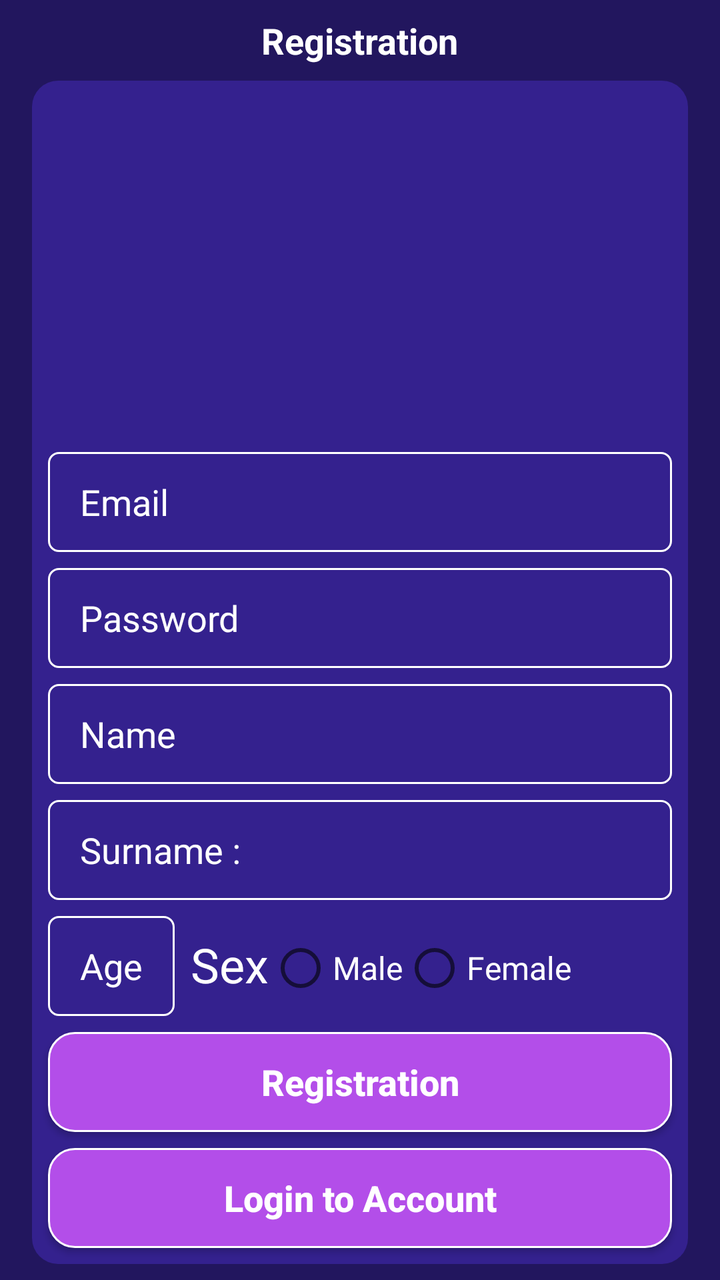
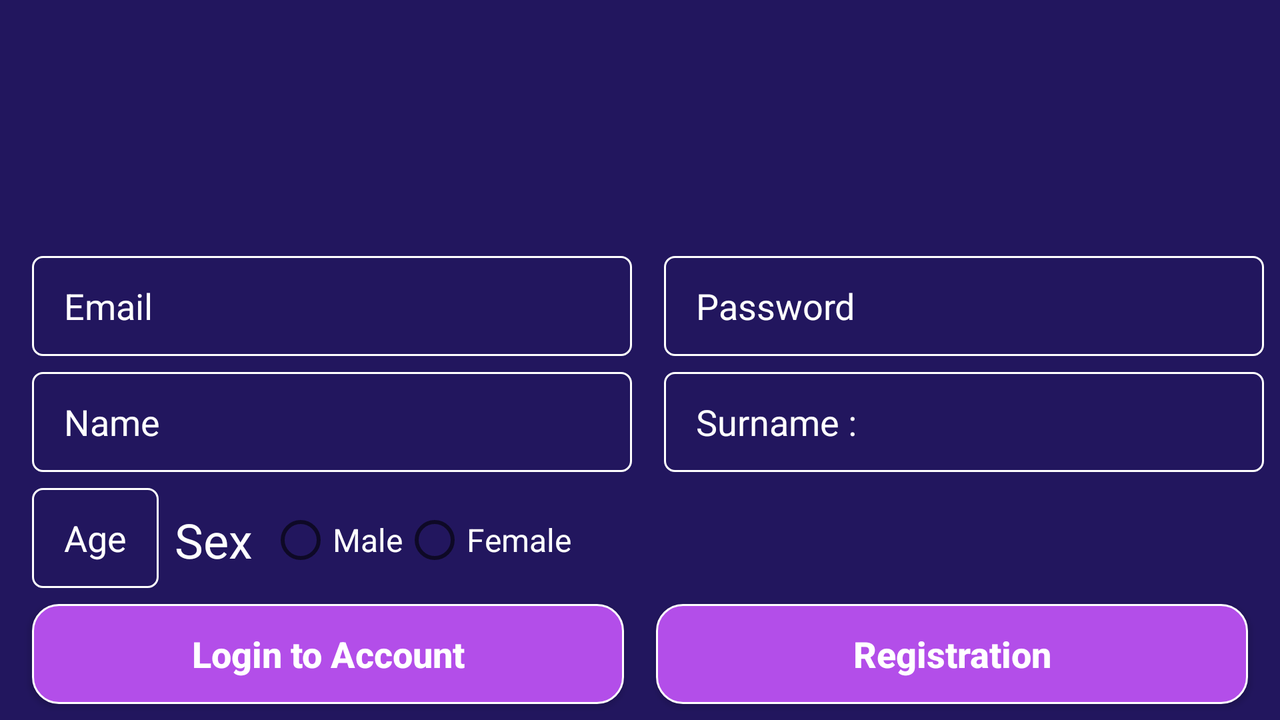

The same Android screen from two of the app's own layout files: first res/layout/ as a phone draws it, then the repository's variant for another configuration, drawn on a device whose configuration selects that folder. Both files follow.
<!-- AndroidManifest.xml: application theme AppTheme -->
<!-- res/layout/fragment_registration.xml -->
<?xml version="1.0" encoding="utf-8"?>
<RelativeLayout xmlns:android="http://schemas.android.com/apk/res/android"
    android:layout_width="match_parent"
    android:layout_height="match_parent"
    android:background="@color/blueBackground">

    <TextView
        android:id="@+id/registration_text_view_fragment_registration"
        android:layout_width="wrap_content"
        android:layout_height="wrap_content"
        android:layout_centerHorizontal="true"
        android:layout_marginTop="8dp"
        android:text="@string/registration"
        android:textColor="@color/colorWhite"
        android:textSize="18sp"
        android:textStyle="bold" />

    <RelativeLayout
        android:layout_width="match_parent"
        android:layout_height="match_parent"
        android:layout_below="@id/registration_text_view_fragment_registration"
        android:layout_marginStart="16dp"
        android:layout_marginTop="8dp"
        android:layout_marginEnd="16dp"
        android:layout_marginBottom="8dp"
        android:background="@drawable/shape_round_corners_sign_up">

        <EditText
            android:id="@+id/email_edit_text_fragment_registration"
            style="@style/styleForEditText"
            android:layout_above="@+id/password_edit_text_fragment_registration"
            android:layout_marginBottom="8dp"
            android:background="@drawable/shape_edit_text_login"
            android:hint="@string/email" />

        <EditText
            android:id="@+id/password_edit_text_fragment_registration"
            style="@style/styleForEditText"
            android:layout_above="@+id/name_edit_text_fragment_registration"
            android:layout_marginBottom="8dp"
            android:background="@drawable/shape_edit_text_login"
            android:inputType="textPassword"
            android:hint="@string/password" />

        <EditText
            android:id="@+id/name_edit_text_fragment_registration"
            style="@style/styleForEditText"
            android:layout_above="@+id/surname_edit_text_fragment_registration"
            android:layout_marginBottom="8dp"
            android:background="@drawable/shape_edit_text_login"
            android:hint="Name" />


        <EditText
            android:id="@+id/surname_edit_text_fragment_registration"
            style="@style/styleForEditText"
            android:layout_above="@+id/age_edit_text_fragment_registration"
            android:layout_marginBottom="8dp"
            android:background="@drawable/shape_edit_text_login"
            android:hint="@string/surname" />

        <EditText
            android:id="@+id/age_edit_text_fragment_registration"
            style="@style/styleForEditText"
            android:layout_width="wrap_content"
            android:layout_above="@id/sign_up_button_fragment_registration"
            android:layout_marginBottom="8dp"
            android:background="@drawable/shape_edit_text_login"
            android:hint="Age"
            android:maxLength="3"
            android:inputType="number"
            android:paddingEnd="16dp" />

        <TextView
            android:id="@+id/sex_text_view_fragment_registration"
            style="@style/styleForTextView"
            android:layout_below="@id/surname_edit_text_fragment_registration"
            android:layout_toEndOf="@id/age_edit_text_fragment_registration"
            android:text="Sex" />

        <RadioGroup
            android:layout_width="wrap_content"
            android:layout_height="wrap_content"
            android:orientation="horizontal"
            android:layout_toEndOf="@id/sex_text_view_fragment_registration"
            android:layout_below="@id/surname_edit_text_fragment_registration">

            <RadioButton
                android:id="@+id/male_radio_button_fragment_registration"
                android:layout_width="wrap_content"
                android:layout_height="wrap_content"
                android:layout_marginTop="10dp"
                android:text="Male"
                android:layout_weight="1"
                android:textColor="@color/colorWhite"
                android:textSize="16sp" />

            <RadioButton
                android:id="@+id/female_radio_button_fragment_registration"
                android:layout_width="wrap_content"
                android:layout_height="wrap_content"
                android:layout_marginTop="10dp"
                android:layout_weight="1"
                android:text="Female"
                android:textColor="@color/colorWhite"
                android:textSize="16sp" />
        </RadioGroup>

        <Button
            android:id="@+id/sign_up_button_fragment_registration"
            style="@style/styleForButton"
            android:layout_above="@id/sign_in_button_fragment_registration"
            android:layout_marginBottom="8dp"
            android:text="@string/registration" />

        <Button
            android:id="@+id/sign_in_button_fragment_registration"
            style="@style/styleForButton"
            android:layout_alignParentBottom="true"
            android:layout_marginBottom="8dp"
            android:text="@string/login_to_account" />
    </RelativeLayout>

</RelativeLayout>
<!-- resources referenced by this layout -->
<resources>
  <color name="blueBackground">#22165E</color>
  <color name="colorWhite">#FFFFFF</color>
  <!-- drawable shape_edit_text_login (drawable-v24) -->
  <?xml version="1.0" encoding="utf-8"?>
  <selector xmlns:android="http://schemas.android.com/apk/res/android">
      <item>
          <shape>
              <corners android:radius="5dp"/>
              <stroke android:width="1dp"
                  android:color="@color/colorWhite"/>
          </shape>
      </item>
  </selector>
  <!-- drawable shape_round_corners_sign_up (drawable-v24) -->
  <?xml version="1.0" encoding="utf-8"?>
  <selector xmlns:android="http://schemas.android.com/apk/res/android">
      <item>
          <shape>
              <solid android:color="@color/lessBlue"/>
              <corners android:radius="13dp"/>
          </shape>
      </item>
  </selector>
  <string name="email">Email</string>
  <string name="login_to_account">Login to Account</string>
  <string name="password">Password</string>
  <string name="registration">Registration</string>
  <string name="surname">Surname :</string>
  <style name="styleForButton">
          <item name="android:layout_width">match_parent</item>
          <item name="android:layout_height">50dp</item>
          <item name="android:background">@drawable/shape_button</item>
          <item name="android:layout_marginStart">8dp</item>
          <item name="android:layout_marginEnd">8dp</item>
          <item name="android:textColor">@color/colorWhite</item>
          <item name="android:textStyle">bold</item>
          <item name="android:textSize">18sp</item>
          <item name="android:textAllCaps">false</item>
      </style>
  <style name="styleForEditText">
          <item name="android:layout_width">match_parent</item>
          <item name="android:layout_height">50dp</item>
          <item name="android:layout_marginStart">8dp</item>
          <item name="android:layout_marginEnd">8dp</item>
          <item name="android:textColorHint">@color/colorWhite</item>
          <item name="android:textColor">@color/colorWhite</item>
          <item name="android:paddingLeft">16dp</item>
      </style>
  <style name="styleForTextView">
          <item name="android:layout_width">wrap_content</item>
          <item name="android:layout_height">wrap_content</item>
          <item name="android:textSize">24sp</item>
          <item name="android:textColor">@color/colorWhite</item>
          <item name="android:layout_marginTop">8dp</item>
      </style>
  <style name="AppTheme" parent="Theme.AppCompat.Light.DarkActionBar">
          
          <item name="colorPrimary">@color/colorPrimary</item>
          <item name="colorPrimaryDark">@color/colorPrimaryDark</item>
          <item name="colorAccent">@color/colorAccent</item>
      </style>
  <color name="lessBlue">#34218E</color>
  <!-- drawable shape_button (drawable-v24) -->
  <?xml version="1.0" encoding="utf-8"?>
  <selector xmlns:android="http://schemas.android.com/apk/res/android">
      <item>
          <shape>
              <solid android:color="@color/purple"/>
              <corners android:radius="13dp"/>
              <stroke android:width="1dp"
                  android:color="@color/colorWhite"/>
          </shape>
      </item>
  </selector>
  <color name="colorPrimary">#34218E</color>
  <color name="colorPrimaryDark">#34218E</color>
  <color name="colorAccent">#D81B60</color>
  <color name="purple">#B34EE9</color>
</resources>
<!-- res/layout-land/fragment_registration.xml (the repository's variant of the layout above) -->
<!-- drawn on the phone turned sideways -->
<?xml version="1.0" encoding="utf-8"?>
<android.support.constraint.ConstraintLayout xmlns:android="http://schemas.android.com/apk/res/android"
    xmlns:app="http://schemas.android.com/apk/res-auto"
    xmlns:tools="http://schemas.android.com/tools"
    android:layout_width="match_parent"
    android:layout_height="match_parent"
    android:background="@color/blueBackground">


    <EditText
        android:id="@+id/email_edit_text_fragment_registration"
        style="@style/styleForEditText"
        android:layout_width="0dp"
        android:layout_above="@+id/password_edit_text_fragment_registration"
        android:layout_marginStart="16dp"
        android:layout_marginBottom="8dp"
        android:background="@drawable/shape_edit_text_login"
        android:hint="@string/email"
        app:layout_constraintBottom_toTopOf="@+id/name_edit_text_fragment_registration"
        app:layout_constraintEnd_toStartOf="@+id/password_edit_text_fragment_registration"
        app:layout_constraintHorizontal_bias="0.5"
        app:layout_constraintStart_toStartOf="parent" />

    <EditText
        android:id="@+id/password_edit_text_fragment_registration"
        style="@style/styleForEditText"
        android:layout_width="0dp"
        android:layout_above="@+id/name_edit_text_fragment_registration"
        android:layout_marginEnd="8dp"
        android:layout_marginBottom="8dp"
        android:background="@drawable/shape_edit_text_login"
        android:hint="@string/password"
        android:inputType="textPassword"
        app:layout_constraintBottom_toTopOf="@+id/surname_edit_text_fragment_registration"
        app:layout_constraintEnd_toEndOf="parent"
        app:layout_constraintHorizontal_bias="0.5"
        app:layout_constraintStart_toEndOf="@+id/email_edit_text_fragment_registration" />

    <EditText
        android:id="@+id/name_edit_text_fragment_registration"
        style="@style/styleForEditText"
        android:layout_width="0dp"
        android:layout_marginStart="16dp"
        android:layout_marginBottom="8dp"
        android:background="@drawable/shape_edit_text_login"
        android:hint="Name"
        app:layout_constraintBottom_toTopOf="@+id/age_edit_text_fragment_registration"
        app:layout_constraintEnd_toStartOf="@+id/surname_edit_text_fragment_registration"

        app:layout_constraintHorizontal_bias="0.5"
        app:layout_constraintStart_toStartOf="parent" />


    <EditText
        android:id="@+id/surname_edit_text_fragment_registration"
        style="@style/styleForEditText"
        android:layout_width="0dp"
        android:layout_marginEnd="8dp"
        android:layout_marginBottom="8dp"
        android:background="@drawable/shape_edit_text_login"
        android:hint="@string/surname"
        app:layout_constraintBottom_toTopOf="@+id/age_edit_text_fragment_registration"
        app:layout_constraintEnd_toEndOf="parent"

        app:layout_constraintHorizontal_bias="0.5"
        app:layout_constraintStart_toEndOf="@+id/name_edit_text_fragment_registration" />

    <EditText
        android:id="@+id/age_edit_text_fragment_registration"
        style="@style/styleForEditText"
        android:layout_width="wrap_content"
        android:layout_marginStart="16dp"
        android:layout_marginBottom="8dp"
        android:background="@drawable/shape_edit_text_login"
        android:hint="Age"
        android:inputType="number"
        android:maxLength="3"
        android:paddingEnd="16dp"
        app:layout_constraintBottom_toTopOf="@+id/sign_in_button_fragment_registration"
        app:layout_constraintStart_toStartOf="parent" />

    <TextView
        android:id="@+id/sex_text_view_fragment_registration"
        style="@style/styleForTextView"
        android:layout_marginStart="8dp"
        android:layout_marginBottom="16dp"
        android:text="Sex"
        app:layout_constraintBottom_toTopOf="@+id/sign_in_button_fragment_registration"
        app:layout_constraintStart_toEndOf="@+id/age_edit_text_fragment_registration" />

    <RadioGroup
        android:layout_width="wrap_content"
        android:layout_height="wrap_content"
        android:layout_marginStart="8dp"
        android:layout_marginEnd="8dp"
        android:layout_marginBottom="16dp"
        android:orientation="horizontal"
        app:layout_constraintBottom_toTopOf="@+id/sign_up_button_fragment_registration"
        app:layout_constraintStart_toEndOf="@+id/sex_text_view_fragment_registration">

        <RadioButton
            android:id="@+id/male_radio_button_fragment_registration"
            android:layout_width="wrap_content"
            android:layout_height="wrap_content"
            android:layout_weight="1"
            android:text="Male"
            android:textColor="@color/colorWhite"
            android:textSize="16sp" />

        <RadioButton
            android:id="@+id/female_radio_button_fragment_registration"
            android:layout_width="wrap_content"
            android:layout_height="wrap_content"
            android:layout_weight="1"
            android:text="Female"
            android:textColor="@color/colorWhite"
            android:textSize="16sp" />
    </RadioGroup>

    <Button
        android:id="@+id/sign_up_button_fragment_registration"
        style="@style/styleForButton"
        android:layout_width="0dp"
        android:layout_marginEnd="16dp"
        android:layout_marginBottom="8dp"
        android:text="@string/registration"
        app:layout_constraintBottom_toBottomOf="parent"
        app:layout_constraintEnd_toEndOf="parent"
        app:layout_constraintHorizontal_bias="0.5"
        app:layout_constraintStart_toEndOf="@+id/sign_in_button_fragment_registration" />

    <Button
        android:id="@+id/sign_in_button_fragment_registration"
        style="@style/styleForButton"
        android:layout_width="0dp"
        android:layout_marginStart="16dp"
        android:layout_marginEnd="8dp"
        android:layout_marginBottom="8dp"
        android:text="@string/login_to_account"
        app:layout_constraintBottom_toBottomOf="parent"
        app:layout_constraintEnd_toStartOf="@+id/sign_up_button_fragment_registration"
        app:layout_constraintHorizontal_bias="0.5"
        app:layout_constraintStart_toStartOf="parent" />


</android.support.constraint.ConstraintLayout>
<!-- resources referenced by the variant -->
<!-- as the phone turned sideways resolves them -->
<resources>
  <color name="blueBackground">#22165E</color>
  <color name="colorWhite">#FFFFFF</color>
  <!-- drawable shape_edit_text_login (drawable-v24) -->
  <?xml version="1.0" encoding="utf-8"?>
  <selector xmlns:android="http://schemas.android.com/apk/res/android">
      <item>
          <shape>
              <corners android:radius="5dp"/>
              <stroke android:width="1dp"
                  android:color="@color/colorWhite"/>
          </shape>
      </item>
  </selector>
  <string name="email">Email</string>
  <string name="login_to_account">Login to Account</string>
  <string name="password">Password</string>
  <string name="registration">Registration</string>
  <string name="surname">Surname :</string>
  <style name="styleForButton">
          <item name="android:layout_width">match_parent</item>
          <item name="android:layout_height">50dp</item>
          <item name="android:background">@drawable/shape_button</item>
          <item name="android:layout_marginStart">8dp</item>
          <item name="android:layout_marginEnd">8dp</item>
          <item name="android:textColor">@color/colorWhite</item>
          <item name="android:textStyle">bold</item>
          <item name="android:textSize">18sp</item>
          <item name="android:textAllCaps">false</item>
      </style>
  <style name="styleForEditText">
          <item name="android:layout_width">match_parent</item>
          <item name="android:layout_height">50dp</item>
          <item name="android:layout_marginStart">8dp</item>
          <item name="android:layout_marginEnd">8dp</item>
          <item name="android:textColorHint">@color/colorWhite</item>
          <item name="android:textColor">@color/colorWhite</item>
          <item name="android:paddingLeft">16dp</item>
      </style>
  <style name="styleForTextView">
          <item name="android:layout_width">wrap_content</item>
          <item name="android:layout_height">wrap_content</item>
          <item name="android:textSize">24sp</item>
          <item name="android:textColor">@color/colorWhite</item>
          <item name="android:layout_marginTop">8dp</item>
      </style>
  <style name="AppTheme" parent="Theme.AppCompat.Light.DarkActionBar">
          
          <item name="colorPrimary">@color/colorPrimary</item>
          <item name="colorPrimaryDark">@color/colorPrimaryDark</item>
          <item name="colorAccent">@color/colorAccent</item>
      </style>
  <!-- drawable shape_button (drawable-v24) -->
  <?xml version="1.0" encoding="utf-8"?>
  <selector xmlns:android="http://schemas.android.com/apk/res/android">
      <item>
          <shape>
              <solid android:color="@color/purple"/>
              <corners android:radius="13dp"/>
              <stroke android:width="1dp"
                  android:color="@color/colorWhite"/>
          </shape>
      </item>
  </selector>
  <color name="colorPrimary">#34218E</color>
  <color name="colorPrimaryDark">#34218E</color>
  <color name="colorAccent">#D81B60</color>
  <color name="purple">#B34EE9</color>
</resources>
